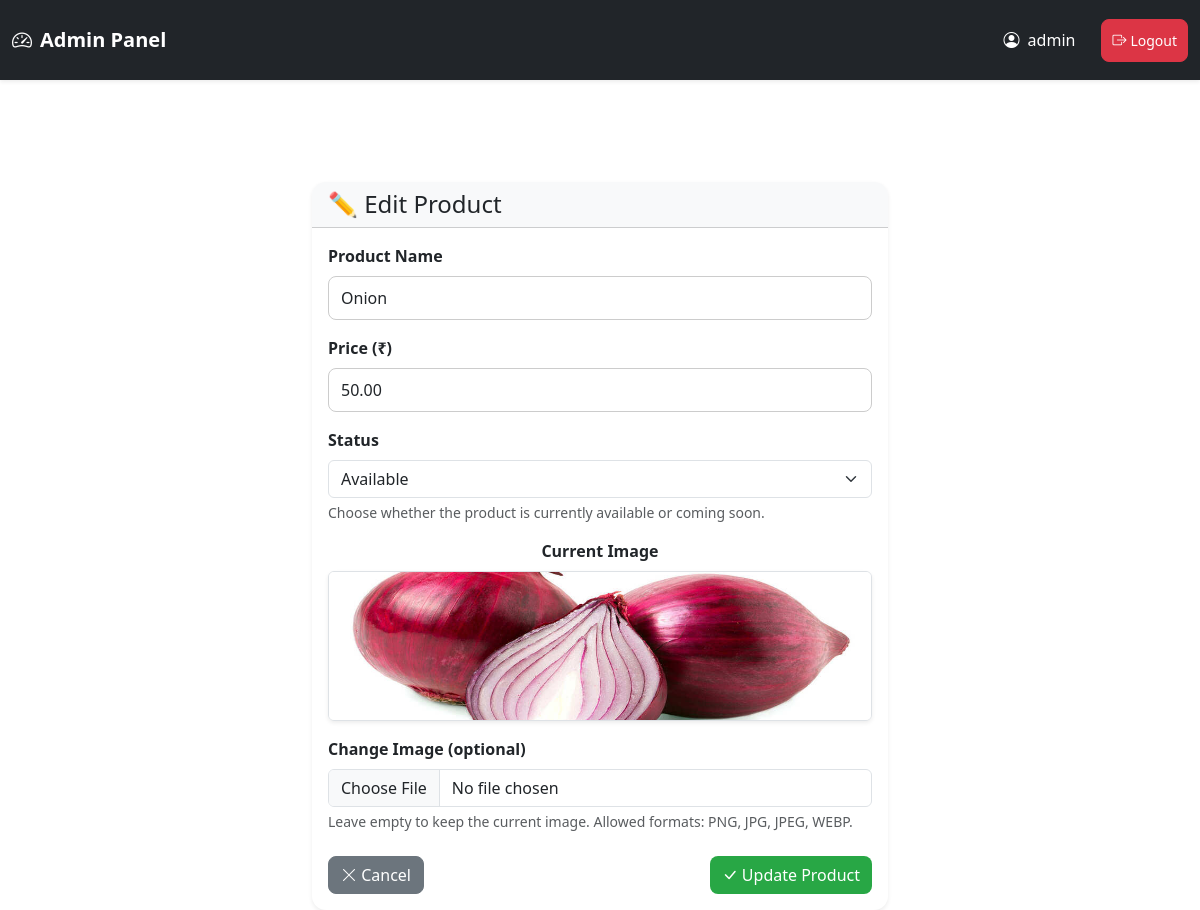
/admin/edit/1 (signed in), run on an earlier commit of the app's database.
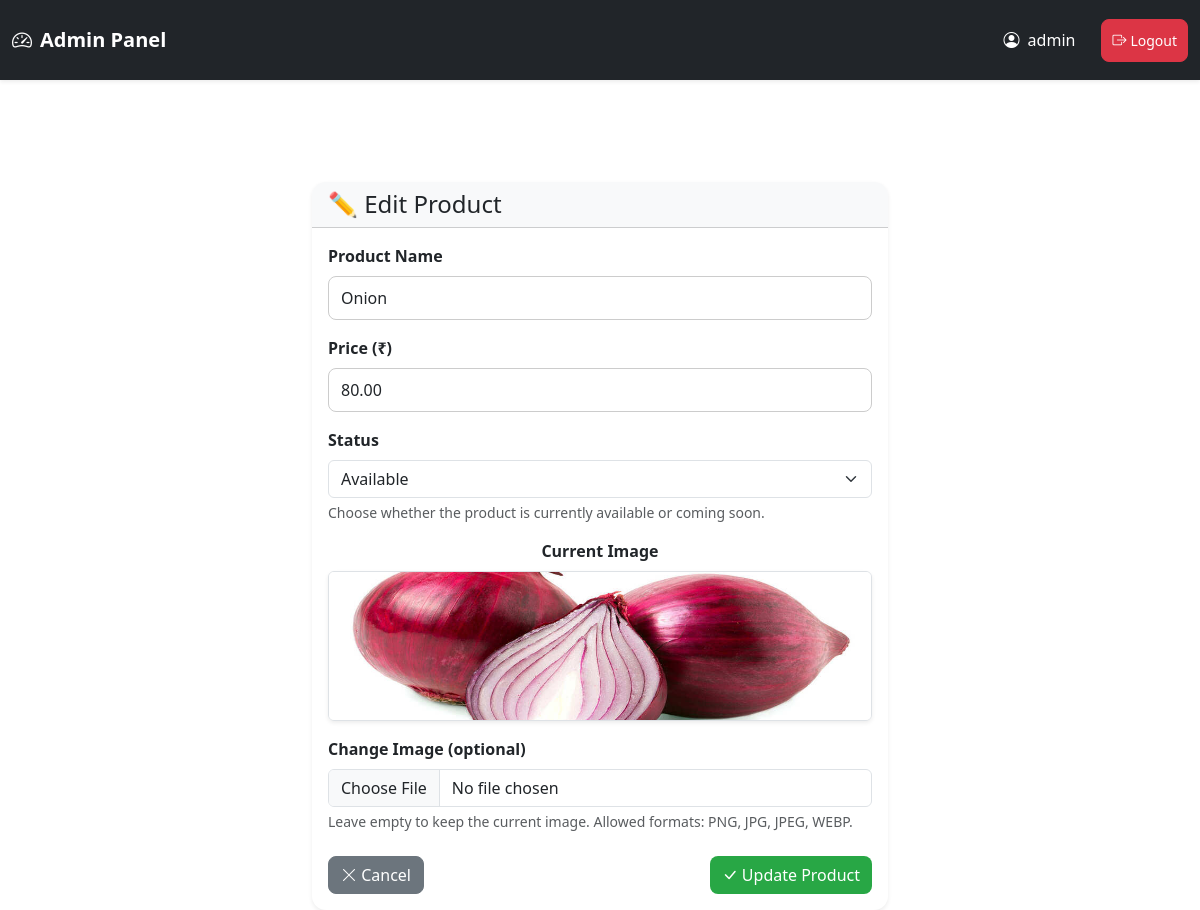
And on a later commit of the database.
### app.py (models this page shows)
class Product(db.Model):
    id = db.Column(db.Integer, primary_key=True)
    name = db.Column(db.String(150), nullable=False)
    price = db.Column(db.Float, nullable=False)
    image = db.Column(db.String(150), nullable=False)
    status = db.Column(db.String(20), nullable=False, default='available')  # available / upcoming

### app.py (the view, shortened to what this page needs)
@app.route('/admin/edit/<int:id>', methods=['GET', 'POST'])
@admin_required
def admin_edit(id):
    product = Product.query.get_or_404(id)
    return render_template('admin_edit.html', product=product)

### app.py (called while the page is built)
@login_manager.user_loader
def load_user(user_id):
    return db.session.get(User, int(user_id))

def admin_required(f):
    @wraps(f)
    def wrapper(*args, **kwargs):
        if not current_user.is_authenticated or not current_user.is_admin:
            flash("Admin access required!", "danger")
            return redirect(url_for('admin_login'))
        return f(*args, **kwargs)
    return wrapper

@app.context_processor
def inject_cart_count():
    if current_user.is_authenticated and not current_user.is_admin:
        count = Order.query.filter_by(user_id=current_user.id).count()
    else:
        count = 0
    return dict(cart_count=count)

### templates/admin_edit.html (shortened to what this page needs)
{% extends 'admin_base.html' %}
{% block content %}
<div class="container mt-5" style="max-width: 600px;">
    <div class="card shadow-sm border-0">
        <div class="card-header bg-light d-flex justify-content-between align-items-center flex-wrap">
            <h4 class="mb-2 mb-md-0">✏️ Edit Product</h4>
        </div>
        <div class="card-body">
            <form method="POST" enctype="multipart/form-data">
                <div class="mb-3">
                    <label class="form-label fw-semibold">Product Name</label>
                    <input type="text"
                           name="name"
                           class="form-control"
                           value="{{ product.name }}"
                           placeholder="Enter product name"
                           required>
                </div>
                <div class="mb-3">
                    <label class="form-label fw-semibold">Price (₹)</label>
                    <input type="number"
                           step="0.01"
                           name="price"
                           class="form-control"
                           value="{{ "%.2f"|format(product.price) }}"
                           placeholder="Enter price"
                           required>
                </div>
                <div class="mb-3">
                    <label class="form-label fw-semibold">Status</label>
                    <select name="status" class="form-select" required>
                        <option value="available" {% if product.status == 'available' %}selected{% endif %}>Available</option>
                    </select>
                    <small class="text-muted d-block mt-1">
                        Choose whether the product is currently available or coming soon.
                    </small>
                </div>
                <div class="mb-3 text-center">
                    <label class="form-label fw-semibold d-block">Current Image</label>
                    <img src="{{ url_for('static', filename='images/' ~ product.image) }}"
                         class="rounded border shadow-sm"
                         style="max-height: 150px;">
                </div>
                <div class="mb-3">
                    <label class="form-label fw-semibold">Change Image (optional)</label>
                    <input type="file" name="image" class="form-control" accept="image/*">
                    <small class="text-muted d-block mt-1">
                        Leave empty to keep the current image. Allowed formats: PNG, JPG, JPEG, WEBP.
                    </small>
                </div>
                <div class="d-flex justify-content-between mt-4 flex-wrap gap-2">
                    <a href="{{ url_for('admin_dashboard') }}" class="btn btn-secondary">
                        <i class="bi bi-x-lg"></i> Cancel
                    </a>
                    <button type="submit" class="btn btn-primary">
                        <i class="bi bi-check-lg"></i> Update Product
                    </button>
                </div>
            </form>
        </div>
    </div>
</div>
{% endblock %}

What changed in the data, as far as the page shows it:
changed Product "Onion": price "50.00" → "80.00"
